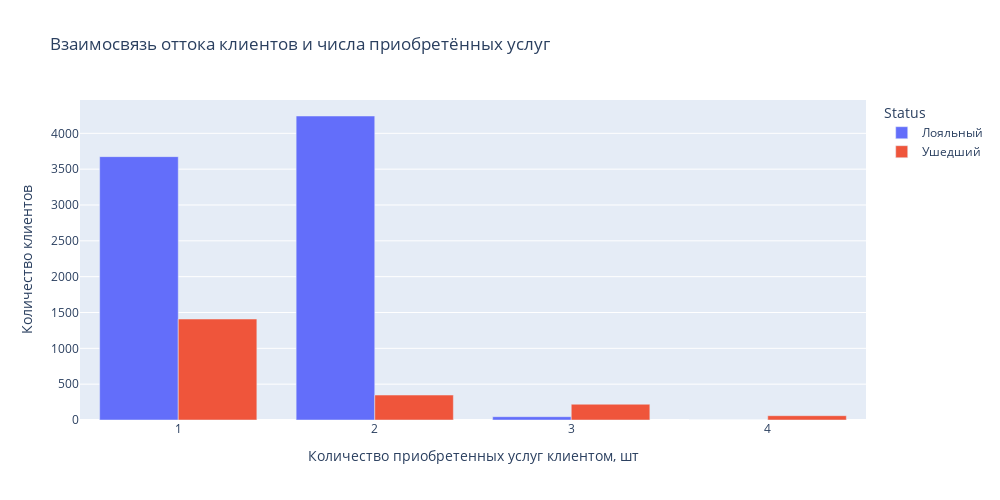

Here is the notebook cell this chart was saved with:
### Code cell
# строим график 
fig = px.bar(
    pivot,
    barmode = 'group',
    height=500,
    width=1000,
    title='Взаимосвязь оттока клиентов и числа приобретённых услуг'
)
fig.update_xaxes(title_text='Количество приобретенных услуг клиентом, шт')
fig.update_yaxes(title_text='Количество клиентов')
fig.show()
fig.write_html("images/bar.html")

### Figure 1 — Plotly figure (JSON) as saved in the notebook; plotly's stock layout.template omitted (floating-point values rounded to 4 significant figures)
{"data": [{"alignmentgroup": "True", "hovertemplate": "Status=Лояльный<br>NumOfProducts=%{x}<br>value=%{y}<extra></extra>", "legendgroup": "Лояльный", "marker": {"color": "#636efa", "pattern": {"shape": ""}}, "name": "Лояльный", "offsetgroup": "Лояльный", "orientation": "v", "showlegend": true, "textposition": "auto", "type": "bar", "x": [1, 2, 3, 4], "xaxis": "x", "y": [3675, 4242, 46, 0], "yaxis": "y"}, {"alignmentgroup": "True", "hovertemplate": "Status=Ушедший<br>NumOfProducts=%{x}<br>value=%{y}<extra></extra>", "legendgroup": "Ушедший", "marker": {"color": "#EF553B", "pattern": {"shape": ""}}, "name": "Ушедший", "offsetgroup": "Ушедший", "orientation": "v", "showlegend": true, "textposition": "auto", "type": "bar", "x": [1, 2, 3, 4], "xaxis": "x", "y": [1409, 348, 220, 60], "yaxis": "y"}], "layout": {"barmode": "group", "height": 500, "legend": {"title": {"text": "Status"}, "tracegroupgap": 0}, "title": {"text": "Взаимосвязь оттока клиентов и числа приобретённых услуг"}, "width": 1000, "xaxis": {"anchor": "y", "domain": [0, 1], "title": {"text": "Количество приобретенных услуг клиентом, шт"}}, "yaxis": {"anchor": "x", "domain": [0, 1], "title": {"text": "Количество клиентов"}}}}
